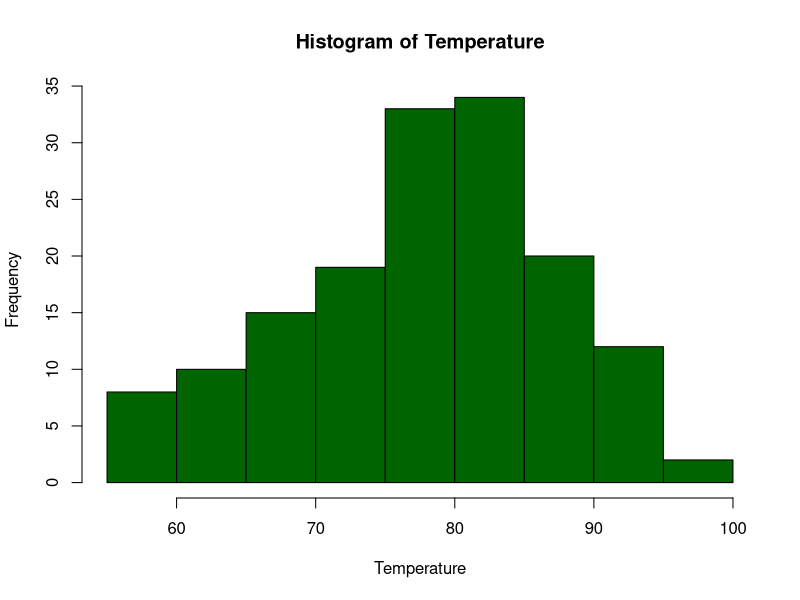
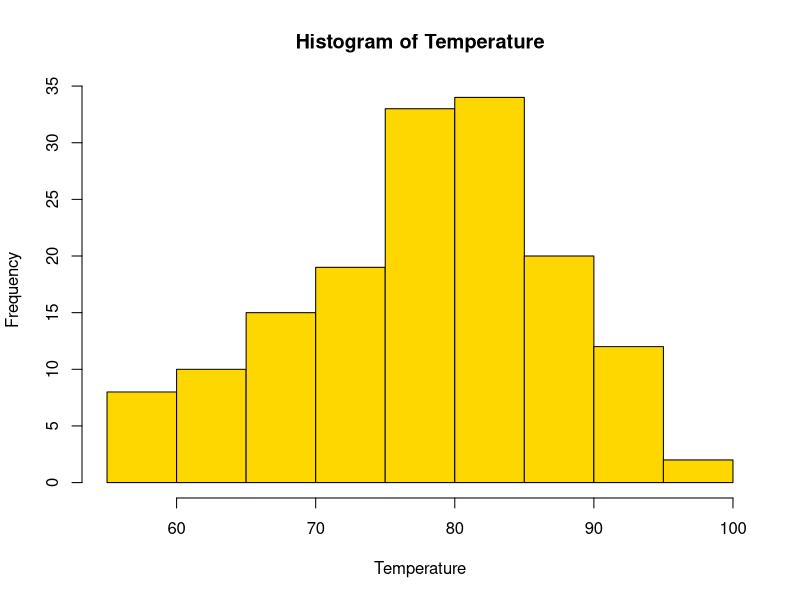
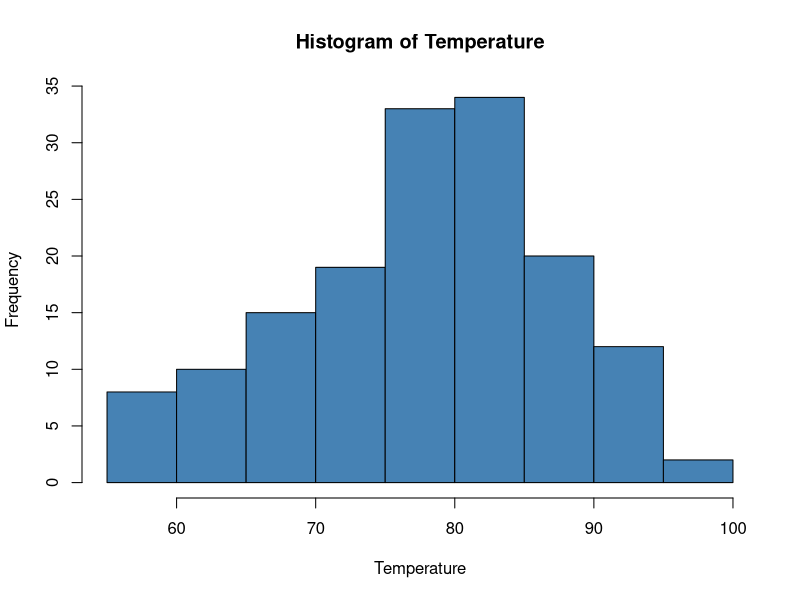
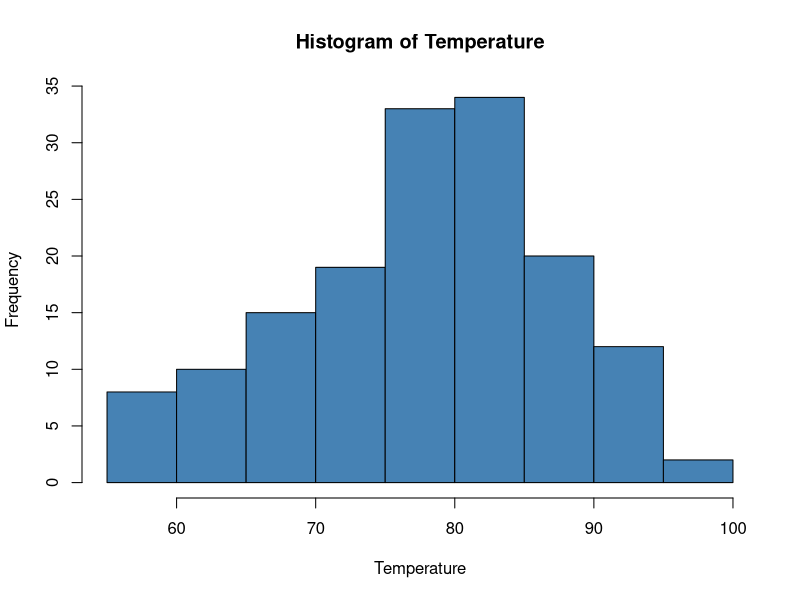
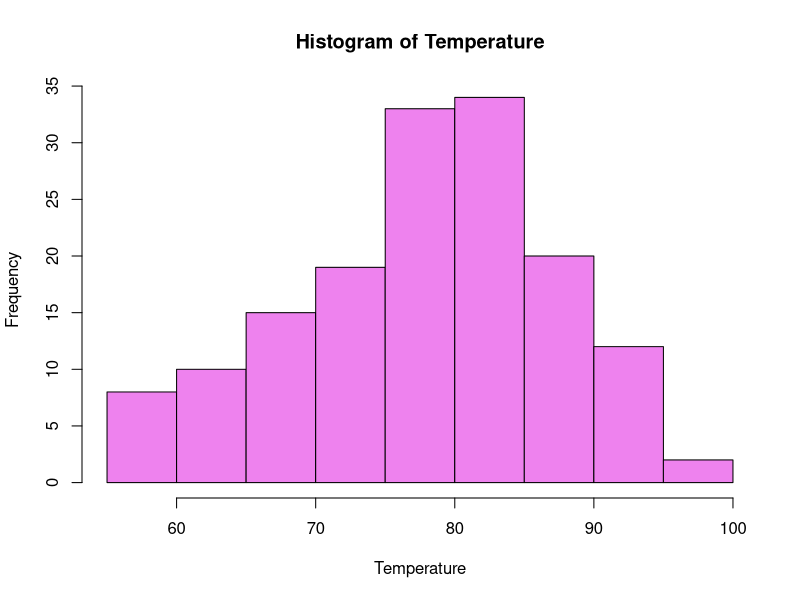
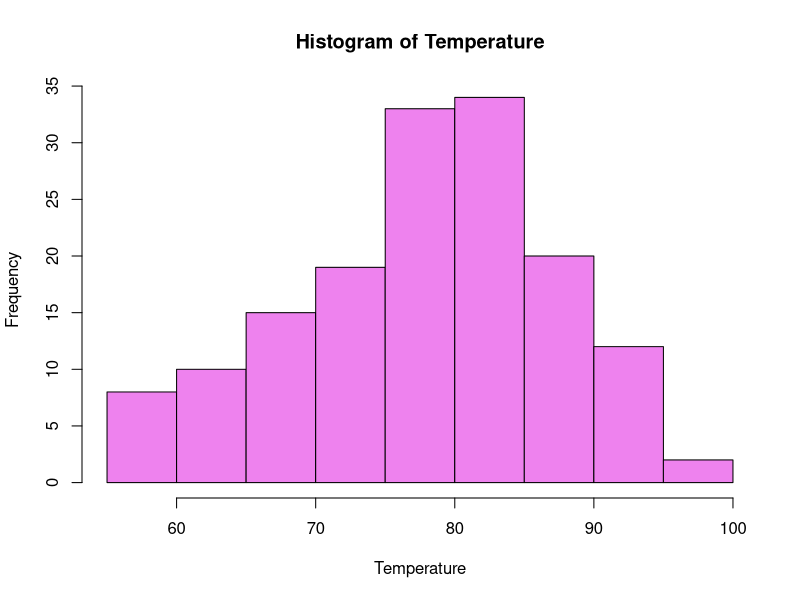

Source code (R) for these figures, in order:
# Save Graph
# 
Temperature <- airquality$Temp
Temperature
jpeg(file="saving_plot1.jpeg")
hist(Temperature, col="darkgreen")
dev.off()
# jpeg image in the current directory. The resolution of the image by default will be 480x480 pixel.
#png
#specify the resolution we want with arguments width and height
#
png(file="saving_plot2.png",
    width=600, height=350)
hist(Temperature, col="gold")
dev.off()

#bmp
bmp(file="saving_plot3.bmp",
    width=6, height=4, units="in", res=100)
hist(Temperature, col="steelblue")
dev.off()

#tiff
tiff(file="saving_plot3.tiff",
     width=6, height=4, units="in", res=100)
hist(Temperature, col="steelblue")
dev.off()

#vector - vector image is that it is easily resizable. Zooming on the image will not compromise its quality.
#
pdf(file="saving_plot4.pdf")
hist(Temperature, col="violet")
dev.off()

postscript(file="saving_plot4.ps")
hist(Temperature, col="violet")
dev.off()
